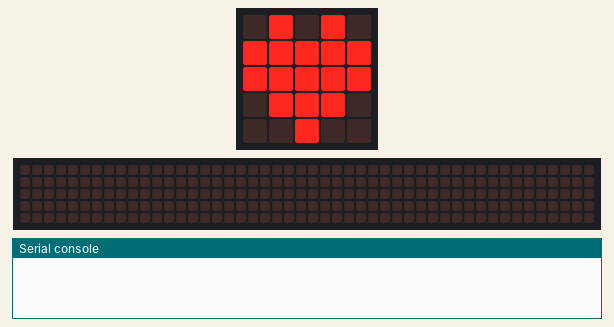
Recording of a program running on a simulated BBC micro:bit (MakeCode). Shown: the board's 5×5 LED display, a strip that is not on the board, showing the scrolling text unrolled, the last lines printed to the serial console. No radio messages arrive unless stated (any console line starting 'radio sent:' is added by the test bench); the 48×5 strip is a reading aid, not a part: it shows the text the display is scrolling, unrolled, one strip-width of it at a time.

Above: at 0.1 s.
At 0.67 s:
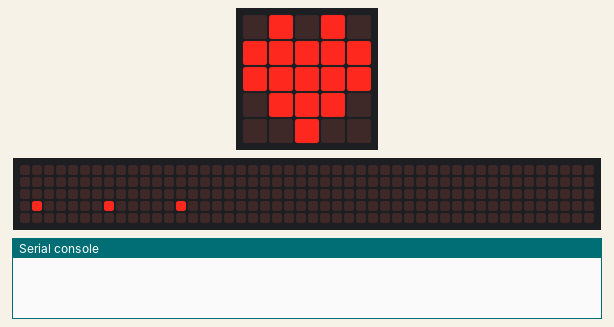
At 3.5 s:
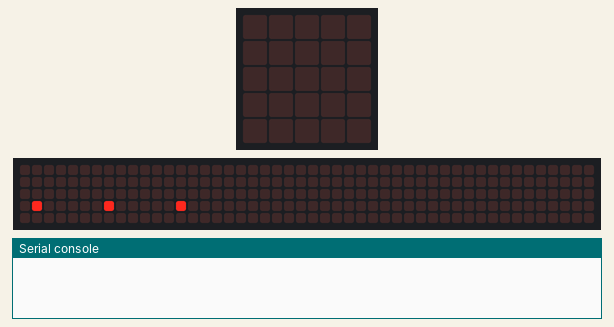
At 12.43 s:
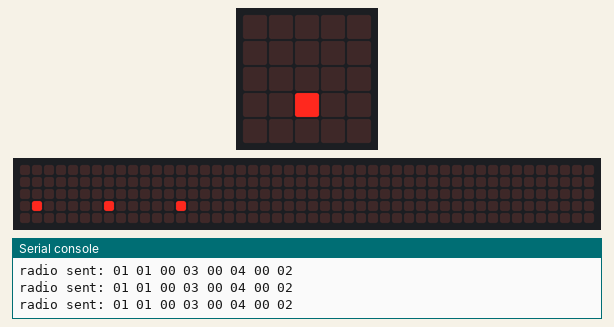
At 21.52 s:
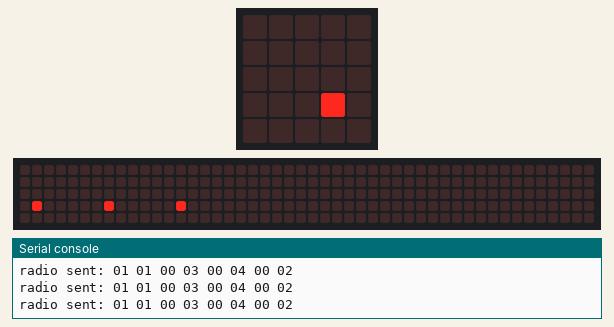
At 39.68 s:
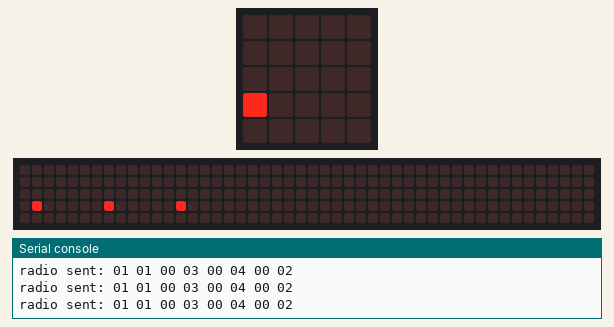

Measured:
- what the display in image 2 shows lasts 0.7 s, from 3.5 s to 4.2 s

The program:

main.ts
```typescript
/**
 * These should be the blocks required for students to interact with the s4
 * by MakeCode
 */

//% color="#4beb36"
namespace S4comms {
    let default_channel = 7
    let default_group = 23
    let default_power = 7
    let student_id = 0xFF
    let payloadInterval = 10000
    let intervalTime = input.runningTime()

    /**
     * Helper function to build the packets we want to send to master micro:bit
     *
     */
    function constructPacket(id: number, temp: number, data1: number, data2: number, data3: number): Buffer {
        let packet = pins.createBuffer(8)

        // clamp ranges
        temp = Math.max(-128, Math.min(127, temp))
        data1 = Math.max(-32768, Math.min(32767, data1))
        data2 = Math.max(-32768, Math.min(32767, data2))
        data3 = Math.max(-32768, Math.min(32767, data3))

        //
        packet.setNumber(NumberFormat.UInt8BE, 0, id)
        packet.setNumber(NumberFormat.Int8BE, 1, temp)
        packet.setNumber(NumberFormat.Int16BE, 2, data1)
        packet.setNumber(NumberFormat.Int16BE, 4, data2)
        packet.setNumber(NumberFormat.Int16BE, 6, data3)

        return packet
    }


    /**
     * This should be placed in the start up section
     * @param id Payload identifier (0–255)
     * @param frequency The number of milliseconds to wait before sending next packet
     */
    //% block="init with id $id sending every $frequency ms"
    //% weight=90
    //% group="Radio"
    //% inlineInputMode=inline
    export function init(id : number, frequency : number) {
        payloadInterval = frequency
        intervalTime = input.runningTime()
        student_id = Math.max(0, Math.min(255, id))
        radio.setTransmitPower(default_power)
        radio.setGroup(default_group)
        radio.setFrequencyBand(default_channel)
        radio.setTransmitSerialNumber(false)
        radio.on()
    }

    /**
     * Sends a downlink packet if enough time has passed
     * @param temp Temperature to include (-128 to 127)
     * @param data1 First data value, signed short
     * @param data2 Second data value, signed short
     * @param data3 Third data value, signed short
     */
    //% block="request downlink with temp $temp data1 $data1 data2 $data2 data3 $data3"
    //% weight=90
    //% group="Radio"
    //% inlineInputMode=inline
    export function downlink(temp: number, data1: number, data2: number, data3: number) {

        if (input.runningTime() - intervalTime >= payloadInterval) {
            const packet = constructPacket(student_id, temp, data1, data2, data3)
            radio.sendBuffer(packet)

            intervalTime = input.runningTime()
        }

    }
}
```

test.ts
```typescript
let id = 1
S4comms.init(id, 1000)
basic.showIcon(IconNames.Heart)
basic.forever(function () {
    basic.showString("...")
    S4comms.downlink(1, 3, 4, 2)
    basic.pause(100)
})
```
